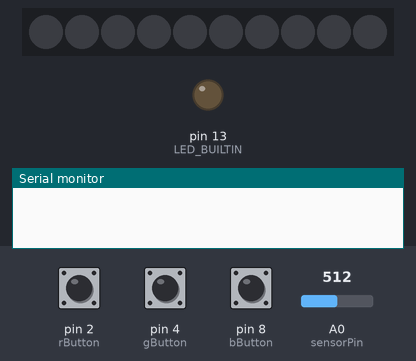
Recording of a sketch running on a simulated Arduino Uno, built with avr-gcc and run on an emulated ATmega328P. Shown: 10 RGB LEDs in strip order, left to right, output pins drawn as LEDs (lit = HIGH), the last lines printed to the serial monitor. The test bench sets the inputs (shaded band); at power-on: pin 2 (rButton) LOW, pin 4 (gButton) LOW, pin 8 (bButton) LOW, A0 (sensorPin) = 512. Dim RGB values are drawn brighter than linear.

Above: at 1.2 s.
1.3 s: pin 2 (rButton) pulled HIGH for 0.15 s
At 1.8 s:
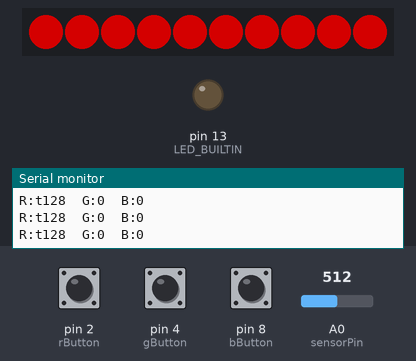
2.9 s: pin 4 (gButton) pulled HIGH for 0.15 s
At 4.1 s:
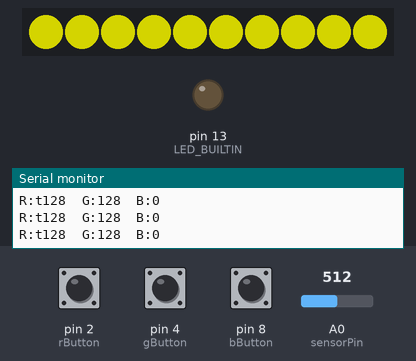
4.5 s: pin 8 (bButton) pulled HIGH for 0.15 s
At 5.4 s:
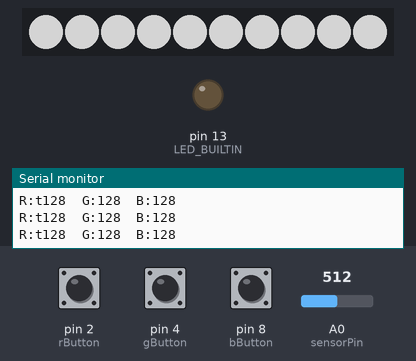
6.1 s: pin 2 (rButton) driven HIGH and pin 4 (gButton) driven HIGH
9.1 s: A0 (sensorPin) set to 716
10.6 s: pin 2 (rButton) driven LOW
Timing chart, 0 to 13.1 s (numbered marks = the images above; inputs shaded):
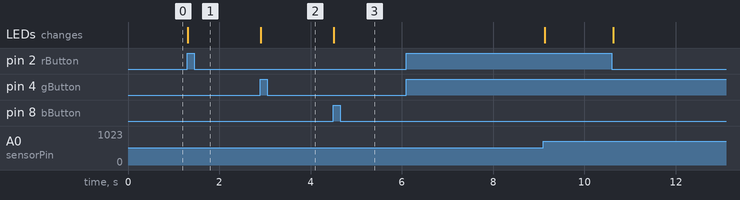

Measured:
- after the input at 1.3 s, the LEDs: change at once (image 1)
- after the input at 2.9 s, the LEDs: change at once (image 2)
- after the input at 4.5 s, the LEDs: change at once (image 3)

The sketch:

RGBControl.ino
```cpp
#include <math.h>
#include <FastLED.h>
const int rButton = 2;
const int gButton = 4;
const int bButton = 8;

int rButtonState = 0;
int gButtonState = 0;
int bButtonState = 0;

int sensorPin = A0;
int sensorValue = 0;

#define NUM_LEDS 10
#define LED_PIN 3
CRGB leds[NUM_LEDS];

//initial RGB values
int ledR = 0;
int ledG = 0;
int ledB = 0;

// the setup function runs once when you press reset or power the board
void setup() {
  //initialize neopixels
  //FastLED.addLeds<NEOPIXEL,LED_PIN>(leds, NUM_LEDS);
  FastLED.addLeds<WS2811,LED_PIN, BRG>(leds, NUM_LEDS);

    // initialize digital pin LED_BUILTIN as an output.
  pinMode(LED_BUILTIN, OUTPUT);
  pinMode(rButton, INPUT);
  pinMode(gButton, INPUT);
  pinMode(bButton, INPUT);

  Serial.begin(9600);
}

// the loop function runs over and over again forever
void loop() {

  sensorValue = round(analogRead(sensorPin) * 255.0/1023.0);

  rButtonState = digitalRead(rButton);
  gButtonState = digitalRead(gButton);
  bButtonState = digitalRead(bButton);

  if (rButtonState == HIGH) {
    ledR = sensorValue;
    printRGB();
  }
  else if (gButtonState == HIGH) {
    ledG = sensorValue;
    printRGB();
  }
  else if (bButtonState == HIGH) {
    ledB = sensorValue;
    printRGB();
  }
  /* else {
    digitalWrite(LED_BUILTIN, HIGH);    // turn the LED off by making the voltage LOW

  } */
    fill_solid(leds, NUM_LEDS, CRGB(ledR, ledG, ledB));
    //fill_solid(leds, NUM_LEDS, CRGB::Green);
    //delay(1000);
    FastLED.show();
}

void printRGB() {
  Serial.print("R:t"); Serial.print(ledR); Serial.print("\tG:"); Serial.print(ledG); Serial.print("\tB:"); Serial.println(ledB);
}
```
